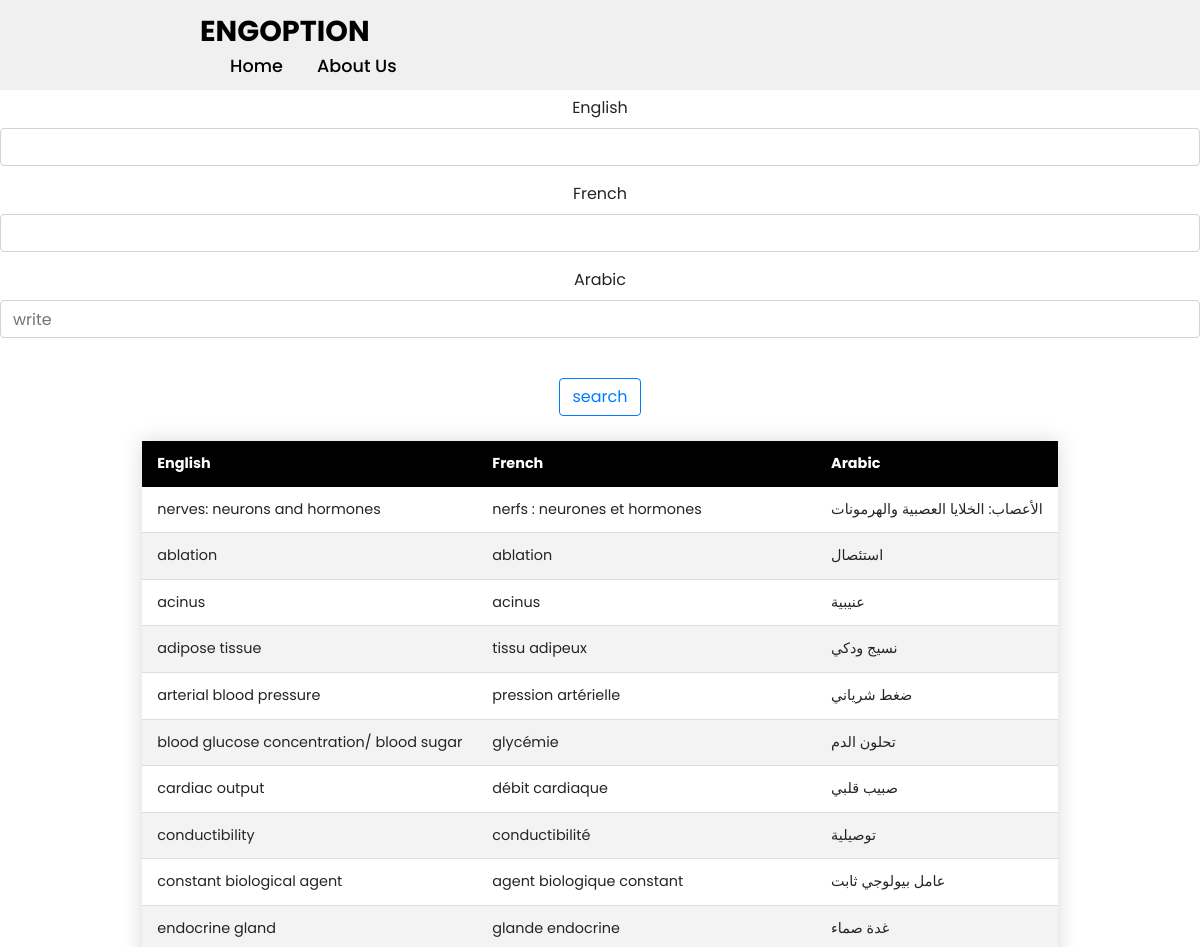
Before: /svt/nerves/ (upper part) with the older database file.
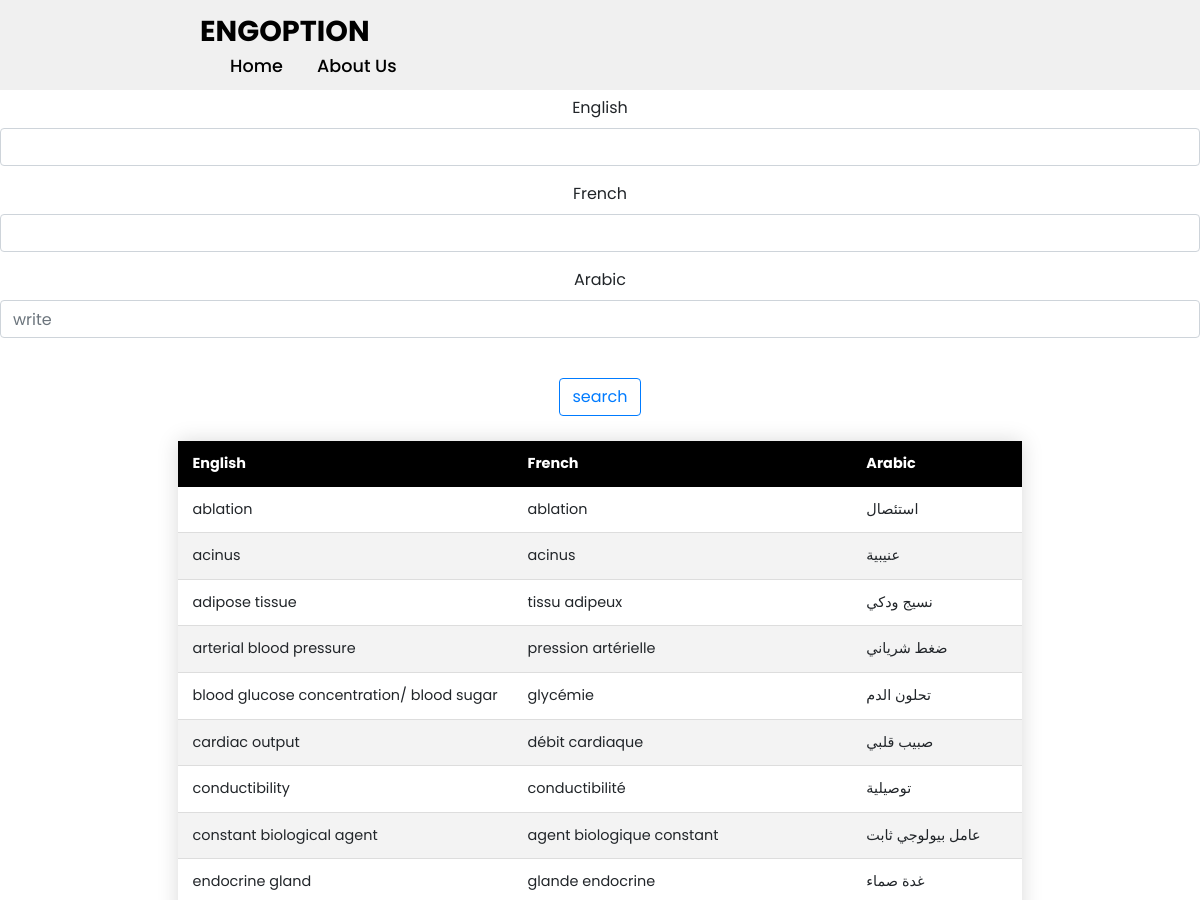
After: the same page with the newer database file.
### app/models.py (models this page shows, shortened)
class SVTWord(models.Model):
    fields = [
        ('General','General'),
        ('Ecology','Ecology'),
        ('Reproduction in plants','Reproduction in plants'),
        ('Geology','Geology'),
        ('Genetics','Genetics'),
        ('Organic matter','Organic matter'),
        ('Nerves: Neurons and hormones','Nerves: Neurons and hormones'),
        ('Reproduction in humans ','Reproduction in humans '),
        ('Immunology','Immunology'),
    ]
    english = models.CharField(max_length=100)
    french = models.CharField(max_length=100)
    arabic = models.CharField(max_length=100)
    field = models.CharField(max_length=100,null=True,blank=True,choices=fields)

### app/views.py (the view)
# urls.py: path('svt/nerves/',svt_nerves,name="nerves"),
def svt_nerves(request):
    nerves_words = SVTWord.objects.all().filter(field='Nerves: Neurons and hormones')
    filter = OrderFilter(request.GET,queryset=nerves_words)
    nerves_words = filter.qs
    context = {
        'svt_nerves_words':nerves_words,
        'filter':filter,
    }
    return render(request,'svt/svt_nerves.html',context)

### app/templates/svt/svt_nerves.html (shortened to what this page needs)
{% extends 'base.html' %}
{% load static %}
{% block body %}
<br>
<br>
<br>
<br>
<center>
    {% include 'search.html' %}
<table style="overflow-x:auto;" class="styled-table">
    <thead>
        <tr>
            <th>English</th>
            <th>French</th>
            <th>Arabic</th>
        </tr>
    </thead>
    <tbody>
        {% for word in svt_nerves_words %}
        <tr>
            <td>{{word.english}}</td>
            <td>{{word.french}}</td>
            <td>{{word.arabic}}</td>
        </tr>
        {% endfor %}
    </tbody>
</table>
</center>
{% endblock %}

Changed rows visible on the page:
no longer on this page (row edited): SVTWord: english "nerves: neurons and hormones", french "nerfs : neurones et hormones", arabic "الأعصاب: الخلايا العصبية والهرمونات"
